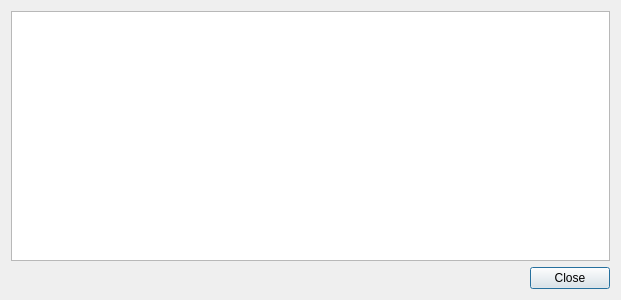
<?xml version="1.0" encoding="UTF-8"?>
<ui version="4.0">
 <class>FrmLegend</class>
 <widget class="QDialog" name="FrmLegend">
  <property name="geometry">
   <rect>
    <x>0</x>
    <y>0</y>
    <width>621</width>
    <height>300</height>
   </rect>
  </property>
  <property name="windowTitle">
   <string>Legend</string>
  </property>
  <property name="windowIcon">
   <iconset resource="app_new.qrc">
    <normaloff>:/app_new/kcoloredit.png</normaloff>:/app_new/kcoloredit.png</iconset>
  </property>
  <layout class="QVBoxLayout" name="verticalLayout">
   <item>
    <widget class="QTreeWidget" name="treeWidget">
     <property name="frameShape">
      <enum>QFrame::StyledPanel</enum>
     </property>
     <property name="frameShadow">
      <enum>QFrame::Sunken</enum>
     </property>
     <property name="editTriggers">
      <set>QAbstractItemView::NoEditTriggers</set>
     </property>
     <property name="alternatingRowColors">
      <bool>true</bool>
     </property>
     <property name="selectionMode">
      <enum>QAbstractItemView::NoSelection</enum>
     </property>
     <property name="iconSize">
      <size>
       <width>32</width>
       <height>37</height>
      </size>
     </property>
     <property name="autoExpandDelay">
      <number>1</number>
     </property>
     <property name="rootIsDecorated">
      <bool>false</bool>
     </property>
     <property name="columnCount">
      <number>2</number>
     </property>
     <attribute name="headerVisible">
      <bool>false</bool>
     </attribute>
     <attribute name="headerVisible">
      <bool>false</bool>
     </attribute>
     <column>
      <property name="text">
       <string notr="true">1</string>
      </property>
     </column>
     <column>
      <property name="text">
       <string notr="true">2</string>
      </property>
     </column>
    </widget>
   </item>
   <item>
    <layout class="QHBoxLayout" name="horizontalLayout">
     <item>
      <spacer name="horizontalSpacer">
       <property name="orientation">
        <enum>Qt::Horizontal</enum>
       </property>
       <property name="sizeHint" stdset="0">
        <size>
         <width>40</width>
         <height>20</height>
        </size>
       </property>
      </spacer>
     </item>
     <item>
      <widget class="QPushButton" name="pushClose">
       <property name="toolTip">
        <string>Close</string>
       </property>
       <property name="statusTip">
        <string>Close</string>
       </property>
       <property name="whatsThis">
        <string>Close this form</string>
       </property>
       <property name="text">
        <string>Close</string>
       </property>
      </widget>
     </item>
    </layout>
   </item>
  </layout>
 </widget>
 <resources>
  <include location="app_new.qrc"/>
 </resources>
 <connections>
  <connection>
   <sender>pushClose</sender>
   <signal>clicked()</signal>
   <receiver>FrmLegend</receiver>
   <slot>close()</slot>
   <hints>
    <hint type="sourcelabel">
     <x>357</x>
     <y>271</y>
    </hint>
    <hint type="destinationlabel">
     <x>199</x>
     <y>149</y>
    </hint>
   </hints>
  </connection>
 </connections>
</ui>
